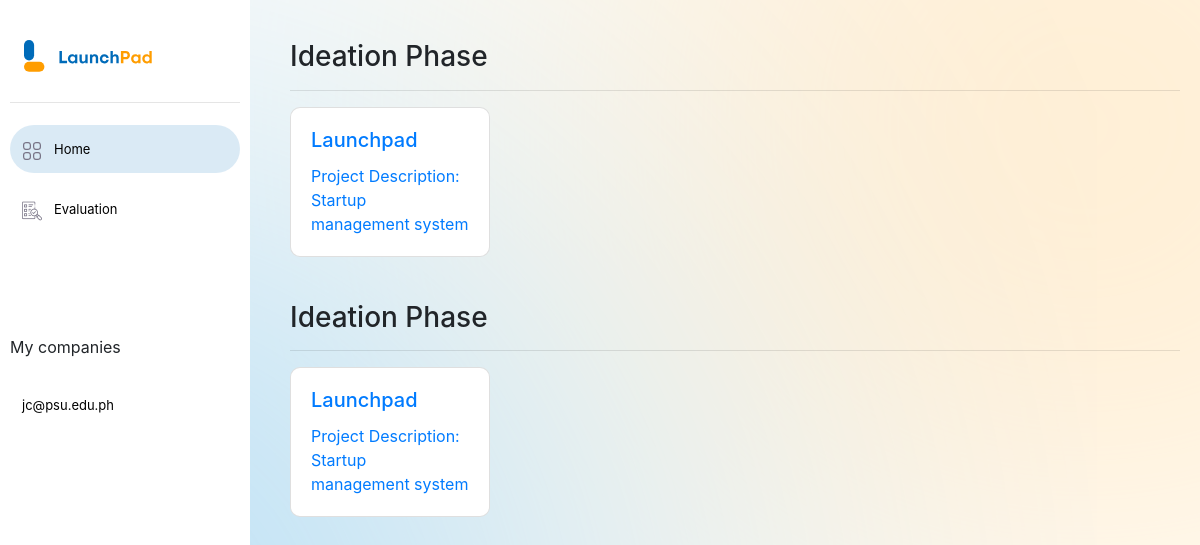
The app's page /teacher-dashboard.php (signed in) with its own data.
### tables this page shows
CREATE TABLE `ideation_phase` (
  `IdeationID` int(11) NOT NULL,
  `Project_ID` int(11) NOT NULL,
  `Project_logo` varchar(255) NOT NULL,
  `Project_Overview` text NOT NULL,
  `Project_Modelcanvas` varchar(255) NOT NULL,
  `Submission_date` datetime NOT NULL
);

CREATE TABLE `project` (
  `Project_ID` int(11) NOT NULL,
  `Company_ID` int(11) NOT NULL,
  `Project_title` varchar(100) NOT NULL,
  `Project_Description` text NOT NULL,
  `Project_date` datetime NOT NULL
);

CREATE TABLE `pitching_phase` (
  `PitchingID` int(11) NOT NULL,
  `Project_ID` int(11) NOT NULL,
  `VideoPitch` varchar(255) NOT NULL,
  `PitchDeck` varchar(255) NOT NULL,
  `Submission_date` datetime NOT NULL
);

### teacher-dashboard.php (the view, shortened to what this page needs)
<?php
    require "config.php";
    $instructorEmail = $_SESSION["email"];
    $query = "SELECT Instructor_fname, Instructor_ID from instructor_registration where instructor_email='$instructorEmail'";
    $result = mysqli_query($conn, $query);
    if ($result->num_rows > 0) {
        while ($row = $result->fetch_assoc()) {
            $instructor_Id = $row['Instructor_ID'];
        }
    }
?>
<!DOCTYPE html>
<html lang="en" dir="ltr">
<head>
    <link rel="stylesheet" href="css/navbar.css">
    <link rel="stylesheet" href="https://maxcdn.bootstrapcdn.com/bootstrap/4.5.2/css/bootstrap.min.css">
</head>
<body>
<aside class="sidebar">
<header class="sidebar-header">
        <img src="\launchpad\images\logo-text.svg" class="logo-img">
            </header>
            <hr>
            <nav>
            <a href="teacher-dashboard.php" class="<?php echo (basename($_SERVER['PHP_SELF']) == 'teacher-dashboard.php') ? 'active' : ''; ?>">
            <button>
                <span>
                    <i><img src="\launchpad\images\home-icon.png" alt="home-logo" class="logo-ic"></i>
                    <span>Home</span>
                </span>
            </button>
        </a>
        <a href="evaluation.php" class="<?php echo (basename($_SERVER['PHP_SELF']) == 'evaluation.php') ? 'active' : ''; ?>">
            <button>
                <span>
                    <i><img src="\launchpad\images\evaluation-img.png" alt="evaluation-logo" class="logo-ic"></i>
                    <span>Evaluation</span>
                </span>
            </button>
        </a>
            <br><br><br><br><p>My companies</p>
            <a href="logout.php">
                <button>
                    <span>
                        <?php
                        echo $instructorEmail;
                        ?>
                    </span>
                </button>
            </a>
        </nav>
    </aside>
    <?php
    $sql = "SELECT ideation_phase.IdeationID, project.Project_title, project.Project_Description FROM project INNER JOIN project_mentor ON project.Project_ID=project_mentor.Project_ID INNER JOIN ideation_phase ON project.Project_ID=ideation_phase.Project_ID WHERE project_mentor.Mentor_ID=$instructor_Id";
    $result = $conn->query($sql);
    ?>
    <div class="content">
        <h3>Ideation Phase</h3>
        <hr>
        <div class="row">
            <?php
            if ($result->num_rows > 0) {
                while ($row = $result->fetch_assoc()) {
                    echo '<div class="col-md-3 mb-4">';
                    echo '<a href="view_ideation.php?ideation_id=' . $row['IdeationID'] . '" class="card">';
                    echo '<div class="card-body">';
                    echo "<h5 class='card-title'>{$row['Project_title']}</h5>";
                    echo "<p class='card-text'>Project Description: {$row['Project_Description']}</p>";
                    echo '</div>';
                    echo '</a>';
                    echo '</div>';
                }
            } else {
                echo "<p>No projects found.</p>";
            }
            ?>
        </div>
            <h3>Ideation Phase</h3>
            <hr>
        <?php
            $pitching_phase = "SELECT pitching_phase.PitchingID, project.Project_title, project.Project_Description FROM project INNER JOIN project_mentor ON project.Project_ID=project_mentor.Project_ID INNER JOIN pitching_phase ON project.Project_ID=pitching_phase.Project_ID WHERE project_mentor.Mentor_ID=$instructor_Id";
            $result_two = $conn->query($pitching_phase);
            ?>
            <div class="row">
                <?php
                if ($result_two->num_rows > 0) {
                    while ($row = $result_two->fetch_assoc()) {
                        echo '<div class="col-md-3 mb-4">';
                        echo '<a href="view_pitch.php?pitching_id=' . $row['PitchingID'] . '" class="card">';
                        echo '<div class="card-body">';
                        echo "<h5 class='card-title'>{$row['Project_title']}</h5>";
                        echo "<p class='card-text'>Project Description: {$row['Project_Description']}</p>";
                        echo '</div>';
                        echo '</a>';
                        echo '</div>';
                    }
                } else {
                    echo "<p>No projects found.</p>";
                }
            ?>
    </div>
</body>
</html>

### css/navbar.css (style rules this page uses)
* { box-sizing: border-box; }
:root { --pblue-color: #006BB9; --pyellow-color: #FF9D00; --bhov-color: #093a5d; }
html, body { height: 100%; margin: 0; }
body { margin: 0; background: url("/launchpad/images/background-light.svg"); background-attachment: fixed; background-position: center; background-repeat: no-repeat; background-size: cover; color: #262626; font-family: 'Montserrat', sans-serif; }
.sidebar { position: fixed; top: 0; left: 0; width: 250px; height: 100vh; padding: 40px 10px 30px 10px; background: #fff; overflow-y: auto; }
.content { margin-top: 20px; margin-left: 270px; padding: 20px; }
.sidebar-header { width: 100%; margin-bottom: 30px; }
.logo-img { margin-left: 14px; height: 32px; }
.sidebar button { height: 60px; width: 230px; background: transparent; border: 0; padding: 0; font-family: inherit; cursor: pointer; }
.sidebar button > span { display: flex; align-items: center; gap: 12px; height: 48px; padding: 0 12px; border-radius: 24px; line-height: 1; }
.sidebar button > span > span { transition: 0.3s; }
.sidebar a.active button > span { background-color: #006cb925; }
.sidebar button i { position: relative; font-size: 28px; transition: 0.2s; }
.sidebar button img { width: 20px; height: 20px; transition: 0.2s; }
.sidebar button span { font-size: 13px; }
.sidebar > nav { flex: 1 1 auto; display: flex; flex-direction: column }

### teacher-dashboard.php (style rules this page uses)
.card { text-decoration: none; margin-bottom: 20px; border-radius: 10px; overflow: hidden; transition: transform 0.3s ease-in-out; width: 100%; max-width: 400px; }

### records on screen
ideation_phase: Project_ID.Project_title "Launchpad", Project_ID.Project_Description "Startup management system"
pitching_phase: Project_ID.Project_title "Launchpad", Project_ID.Project_Description "Startup management system"

### other values on screen
$instructorEmail "jc@psu.edu.ph"
